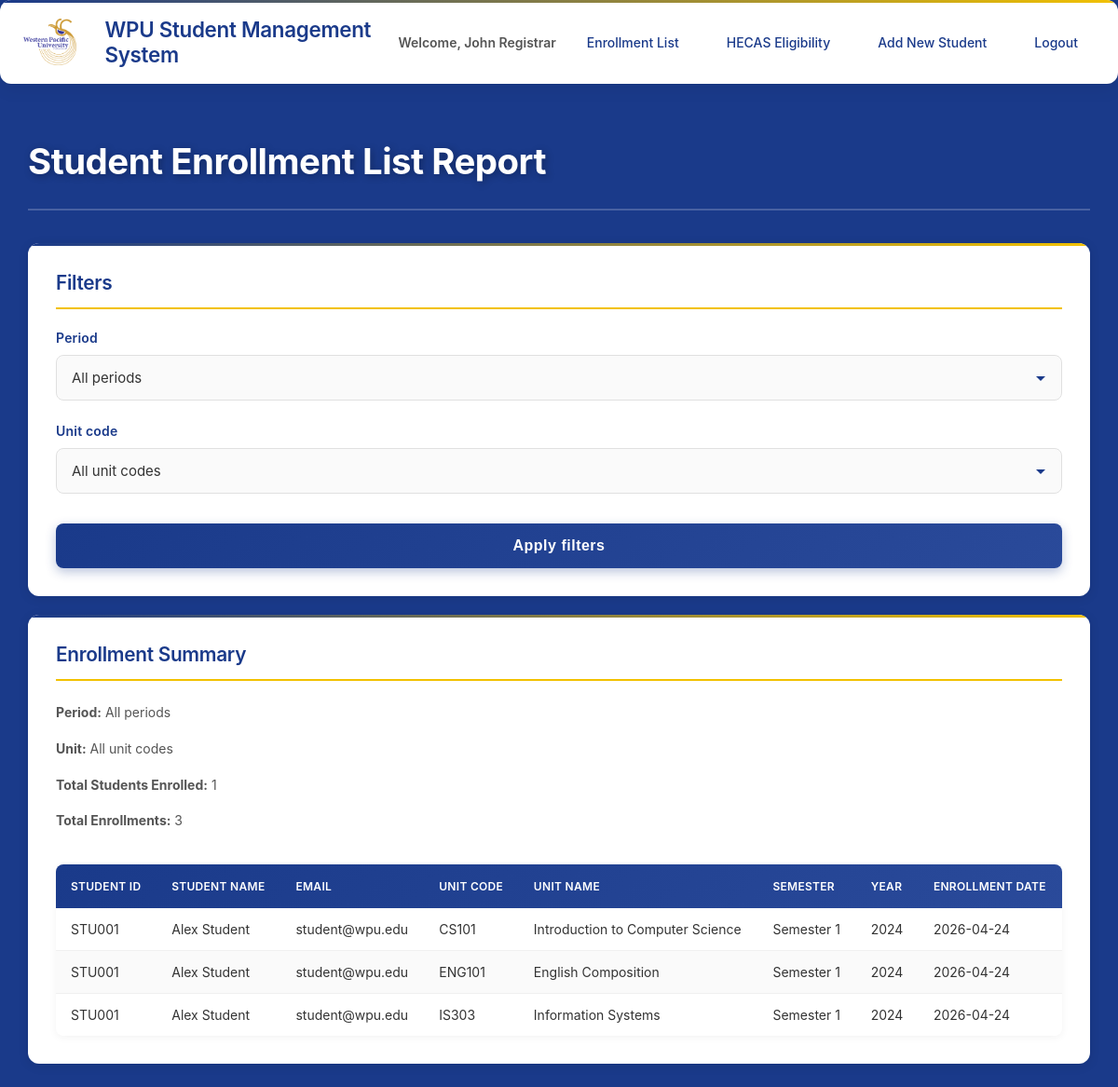
Screenshot of /enrollment_list.php (signed in) with the database file from the repository.
### tables this page shows
CREATE TABLE enrollments (
    enrollment_id INT AUTO_INCREMENT PRIMARY KEY,
    student_id VARCHAR(20) NOT NULL,
    offering_id INT NOT NULL,
    mark DECIMAL(5,2),
    grade VARCHAR(2),
    enrollment_date TIMESTAMP DEFAULT CURRENT_TIMESTAMP,
    FOREIGN KEY (student_id) REFERENCES students(student_id) ON DELETE CASCADE,
    FOREIGN KEY (offering_id) REFERENCES unit_offerings(offering_id) ON DELETE CASCADE,
    UNIQUE KEY unique_enrollment (student_id, offering_id)
);

CREATE TABLE students (
    student_id VARCHAR(20) PRIMARY KEY,
    name VARCHAR(100) NOT NULL,
    gender ENUM('Male', 'Female', 'Other') NOT NULL,
    address TEXT,
    contact_number VARCHAR(20),
    email VARCHAR(100) UNIQUE NOT NULL,
    password VARCHAR(255) NOT NULL,
    created_at TIMESTAMP DEFAULT CURRENT_TIMESTAMP
);

CREATE TABLE units (
    unit_code VARCHAR(20) PRIMARY KEY,
    unit_name VARCHAR(100) NOT NULL,
    description TEXT
);

CREATE TABLE unit_offerings (
    offering_id INT AUTO_INCREMENT PRIMARY KEY,
    unit_code VARCHAR(20) NOT NULL,
    semester VARCHAR(20) NOT NULL,
    year INT NOT NULL,
    FOREIGN KEY (unit_code) REFERENCES units(unit_code) ON DELETE CASCADE,
    UNIQUE KEY unique_offering (unit_code, semester, year)
);

### enrollment_list.php (the view, shortened to what this page needs)
<?php
$conn = getDBConnection();
$enrollment_list = [];
$summary = [
    'total_students' => 0,
    'total_enrollments' => 0,
];
$show_all_periods = true;
$selected_semester = '';
$selected_year = 0;
$period_label = 'All periods';
$selected_unit_code = trim($_GET['unit_code'] ?? '');
$filter_all_units = ($selected_unit_code === '' || $selected_unit_code === 'all');
$unit_label = $filter_all_units ? 'All unit codes' : $selected_unit_code;
$period_param = $_GET['period'] ?? '';
if ($period_param === 'all' || $period_param === '') {
    $show_all_periods = true;
    $period_label = 'All periods';
}
$base_from = 'FROM enrollments e
    JOIN students s ON e.student_id = s.student_id
    JOIN unit_offerings uo ON e.offering_id = uo.offering_id
    JOIN units u ON uo.unit_code = u.unit_code';
$where = [];
$where_sql = $where ? ('WHERE ' . implode(' AND ', $where)) : '';
$list_sql = "SELECT s.student_id, s.name AS student_name, s.email, u.unit_code, u.unit_name,
                    uo.semester, uo.year, e.enrollment_date
             {$base_from}
             {$where_sql}
             ORDER BY uo.year DESC, uo.semester, u.unit_code, s.name";
$stmt = $conn->prepare($list_sql);
if (!$stmt) {
    $db_error = 'Could not load enrollments: ' . $conn->error;
} else {
    $stmt->execute();
    $enrollment_list = $stmt->get_result()->fetch_all(MYSQLI_ASSOC);
}
$summary_sql = "SELECT COUNT(DISTINCT e.student_id) AS total_students, COUNT(*) AS total_enrollments
                {$base_from}
                {$where_sql}";
$summary_stmt = $conn->prepare($summary_sql);
if ($summary_stmt) {
    $summary_stmt->execute();
    $summary = $summary_stmt->get_result()->fetch_assoc() ?: $summary;
}
$selected_period_value = $show_all_periods ? 'all' : ($selected_semester . '|' . $selected_year);
$selected_unit_value = $filter_all_units ? 'all' : $selected_unit_code;
?>
<!DOCTYPE html>
<html lang="en">
<head>
    <link rel="stylesheet" href="assets/css/style.css">
</head>
<body class="dashboard-page">
    <nav class="navbar">
        <div class="nav-container">
            <div class="nav-logo">
                <img src="assets/image/WPU-Logo-Main.png" alt="WPU Logo" class="navbar-logo">
            </div>
            <h2>WPU Student Management System</h2>
            <div class="nav-links">
                <span>Welcome, <?php echo htmlspecialchars($_SESSION['user_name']); ?></span>
                <a href="enrollment_list.php">Enrollment List</a>
                <a href="hecas_eligibility.php">HECAS Eligibility</a>
                <a href="add_student.php">Add New Student</a>
                <a href="logout.php">Logout</a>
            </div>
        </div>
    </nav>
    <div class="container">
        <div class="dashboard-header">
            <h1>Student Enrollment List Report</h1>
        </div>
        <div class="card" style="margin-bottom: 20px;">
            <h3>Filters</h3>
            <form method="GET" action="enrollment_list.php">
                <div class="form-group">
                    <label for="period">Period</label>
                    <select name="period" id="period">
                        <option value="all" <?php echo $selected_period_value === 'all' ? 'selected' : ''; ?>>All periods</option>
                    </select>
                </div>
                <div class="form-group">
                    <label for="unit_code">Unit code</label>
                    <select name="unit_code" id="unit_code">
                        <option value="all" <?php echo $selected_unit_value === 'all' ? 'selected' : ''; ?>>All unit codes</option>
                    </select>
                </div>
                <button type="submit" class="btn btn-primary">Apply filters</button>
            </form>
        </div>
        <div class="card">
            <h3>Enrollment Summary</h3>
            <p><strong>Period:</strong> <?php echo htmlspecialchars($period_label); ?></p>
            <p><strong>Unit:</strong> <?php echo htmlspecialchars($unit_label); ?></p>
            <p><strong>Total Students Enrolled:</strong> <?php echo intval($summary['total_students']); ?></p>
            <p><strong>Total Enrollments:</strong> <?php echo intval($summary['total_enrollments']); ?></p>
            <?php if (!empty($enrollment_list)): ?>
                <table class="data-table">
                    <thead>
                        <tr>
                            <th>Student ID</th>
                            <th>Student Name</th>
                            <th>Email</th>
                            <th>Unit Code</th>
                            <th>Unit Name</th>
                            <th>Semester</th>
                            <th>Year</th>
                            <th>Enrollment Date</th>
                        </tr>
                    </thead>
                    <tbody>
                        <?php foreach ($enrollment_list as $row): ?>
                            <tr>
                                <td><?php echo htmlspecialchars($row['student_id']); ?></td>
                                <td><?php echo htmlspecialchars($row['student_name']); ?></td>
                                <td><?php echo htmlspecialchars($row['email']); ?></td>
                                <td><?php echo htmlspecialchars($row['unit_code']); ?></td>
                                <td><?php echo htmlspecialchars($row['unit_name']); ?></td>
                                <td><?php echo htmlspecialchars($row['semester']); ?></td>
                                <td><?php echo intval($row['year']); ?></td>
                                <td><?php echo htmlspecialchars(date('Y-m-d', strtotime($row['enrollment_date']))); ?></td>
                            </tr>
                        <?php endforeach; ?>
                    </tbody>
                </table>
            <?php endif; ?>
        </div>
    </div>
</body>
</html>

### rows the page displays
enrollments: student.student_id "STU001", student.name "Alex Student", student.email "student@wpu.edu", units.unit_code "CS101", units.unit_name "Introduction to Computer Science", offering.semester "Semester 1", offering.year "2024", enrollment_date "2026-04-24"
enrollments: student.student_id "STU001", student.name "Alex Student", student.email "student@wpu.edu", units.unit_code "ENG101", units.unit_name "English Composition", offering.semester "Semester 1", offering.year "2024", enrollment_date "2026-04-24"
enrollments: student.student_id "STU001", student.name "Alex Student", student.email "student@wpu.edu", units.unit_code "IS303", units.unit_name "Information Systems", offering.semester "Semester 1", offering.year "2024", enrollment_date "2026-04-24"

### other values shown
$_SESSION['user_name'] "John Registrar"
$period_label "All periods"
$unit_label "All unit codes"
$summary['total_students'] "1"
$summary['total_enrollments'] "3"
